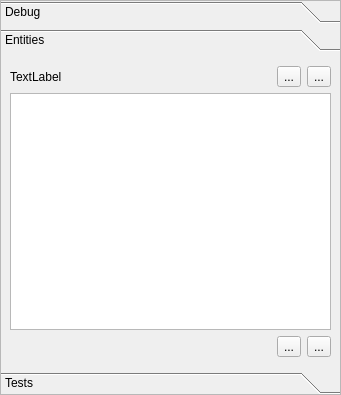
<?xml version="1.0" encoding="UTF-8"?>
<ui version="4.0">
 <class>obj_NewDockWindow</class>
 <widget class="QWidget" name="obj_NewDockWindow">
  <property name="geometry">
   <rect>
    <x>0</x>
    <y>0</y>
    <width>341</width>
    <height>395</height>
   </rect>
  </property>
  <property name="sizePolicy">
   <sizepolicy hsizetype="Minimum" vsizetype="Ignored">
    <horstretch>0</horstretch>
    <verstretch>0</verstretch>
   </sizepolicy>
  </property>
  <property name="windowTitle">
   <string>Form</string>
  </property>
  <property name="autoFillBackground">
   <bool>true</bool>
  </property>
  <layout class="QGridLayout" name="gridLayout">
   <property name="sizeConstraint">
    <enum>QLayout::SetDefaultConstraint</enum>
   </property>
   <property name="margin">
    <number>0</number>
   </property>
   <property name="spacing">
    <number>0</number>
   </property>
   <item row="0" column="0">
    <widget class="QFrame" name="frame">
     <property name="autoFillBackground">
      <bool>true</bool>
     </property>
     <property name="frameShape">
      <enum>QFrame::StyledPanel</enum>
     </property>
     <property name="frameShadow">
      <enum>QFrame::Raised</enum>
     </property>
     <layout class="QGridLayout" name="gridLayout_2">
      <property name="margin">
       <number>0</number>
      </property>
      <property name="spacing">
       <number>0</number>
      </property>
      <item row="0" column="1">
       <widget class="QToolBox" name="toolBox">
        <property name="currentIndex">
         <number>1</number>
        </property>
        <widget class="QWidget" name="itemDebug">
         <property name="geometry">
          <rect>
           <x>0</x>
           <y>0</y>
           <width>339</width>
           <height>312</height>
          </rect>
         </property>
         <attribute name="label">
          <string>Debug</string>
         </attribute>
         <layout class="QGridLayout" name="gridLayout_4">
          <item row="0" column="0">
           <widget class="QPlainTextEdit" name="txtDebugOut">
            <property name="styleSheet">
             <string notr="true">background-color: rgb(211, 211, 211);</string>
            </property>
            <property name="backgroundVisible">
             <bool>true</bool>
            </property>
           </widget>
          </item>
          <item row="1" column="0">
           <widget class="QPushButton" name="pushButton">
            <property name="text">
             <string>Clear</string>
            </property>
           </widget>
          </item>
         </layout>
        </widget>
        <widget class="QWidget" name="itemEntities">
         <property name="geometry">
          <rect>
           <x>0</x>
           <y>0</y>
           <width>339</width>
           <height>312</height>
          </rect>
         </property>
         <attribute name="label">
          <string>Entities</string>
         </attribute>
         <layout class="QGridLayout" name="gridLayout_3">
          <item row="7" column="1">
           <layout class="QHBoxLayout" name="horizontalLayout">
            <item>
             <spacer name="horizontalSpacer">
              <property name="orientation">
               <enum>Qt::Horizontal</enum>
              </property>
              <property name="sizeHint" stdset="0">
               <size>
                <width>76</width>
                <height>20</height>
               </size>
              </property>
             </spacer>
            </item>
            <item>
             <widget class="QToolButton" name="buttonC">
              <property name="text">
               <string>...</string>
              </property>
             </widget>
            </item>
            <item>
             <widget class="QToolButton" name="buttonD">
              <property name="text">
               <string>...</string>
              </property>
             </widget>
            </item>
           </layout>
          </item>
          <item row="0" column="0" colspan="2">
           <layout class="QHBoxLayout" name="horizontalLayout_2">
            <item>
             <widget class="QLabel" name="label">
              <property name="text">
               <string>TextLabel</string>
              </property>
             </widget>
            </item>
            <item>
             <widget class="QToolButton" name="buttonA">
              <property name="text">
               <string>...</string>
              </property>
             </widget>
            </item>
            <item>
             <widget class="QToolButton" name="buttonB">
              <property name="text">
               <string>...</string>
              </property>
             </widget>
            </item>
           </layout>
          </item>
          <item row="3" column="0" colspan="2">
           <widget class="QTreeWidget" name="treeWidget">
            <property name="sizePolicy">
             <sizepolicy hsizetype="MinimumExpanding" vsizetype="Expanding">
              <horstretch>0</horstretch>
              <verstretch>0</verstretch>
             </sizepolicy>
            </property>
            <attribute name="headerVisible">
             <bool>false</bool>
            </attribute>
            <column>
             <property name="text">
              <string notr="true">1</string>
             </property>
            </column>
           </widget>
          </item>
         </layout>
        </widget>
        <widget class="QWidget" name="tests">
         <property name="geometry">
          <rect>
           <x>0</x>
           <y>0</y>
           <width>339</width>
           <height>312</height>
          </rect>
         </property>
         <attribute name="label">
          <string>Tests</string>
         </attribute>
         <widget class="QPushButton" name="flashFeaturePB">
          <property name="enabled">
           <bool>true</bool>
          </property>
          <property name="geometry">
           <rect>
            <x>10</x>
            <y>10</y>
            <width>201</width>
            <height>21</height>
           </rect>
          </property>
          <property name="text">
           <string> Flash entity models on hover</string>
          </property>
          <property name="checkable">
           <bool>true</bool>
          </property>
         </widget>
         <widget class="QDoubleSpinBox" name="sbTextureScale">
          <property name="geometry">
           <rect>
            <x>30</x>
            <y>60</y>
            <width>91</width>
            <height>22</height>
           </rect>
          </property>
         </widget>
        </widget>
       </widget>
      </item>
     </layout>
    </widget>
   </item>
  </layout>
 </widget>
 <resources/>
 <connections>
  <connection>
   <sender>pushButton</sender>
   <signal>pressed()</signal>
   <receiver>txtDebugOut</receiver>
   <slot>clear()</slot>
   <hints>
    <hint type="sourcelabel">
     <x>228</x>
     <y>357</y>
    </hint>
    <hint type="destinationlabel">
     <x>230</x>
     <y>305</y>
    </hint>
   </hints>
  </connection>
 </connections>
</ui>
